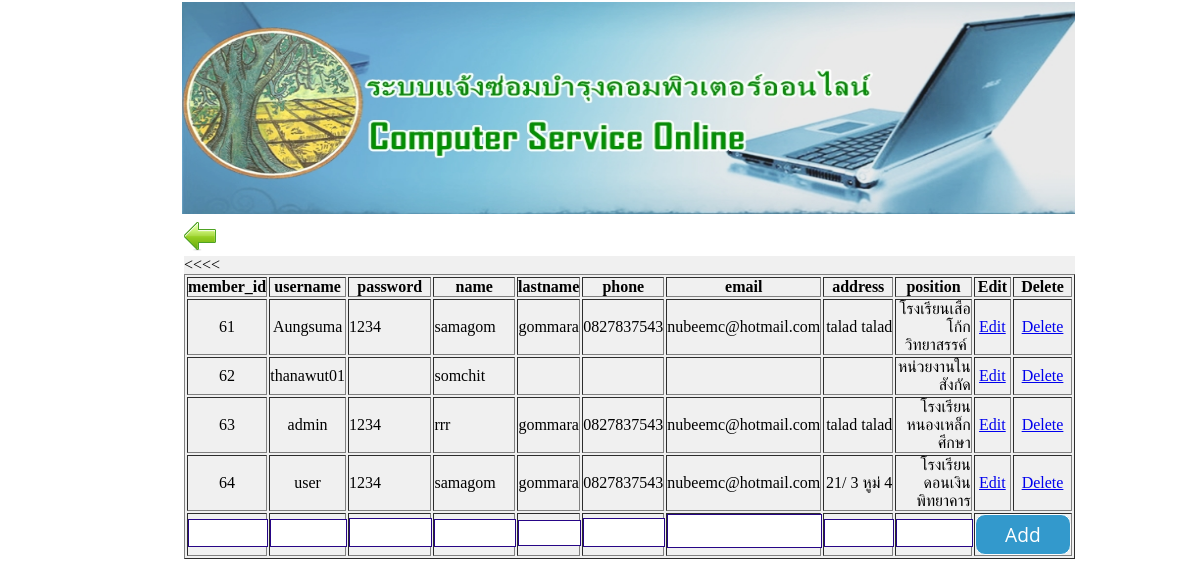
The app's page /Admin/memberlist.php, older data.
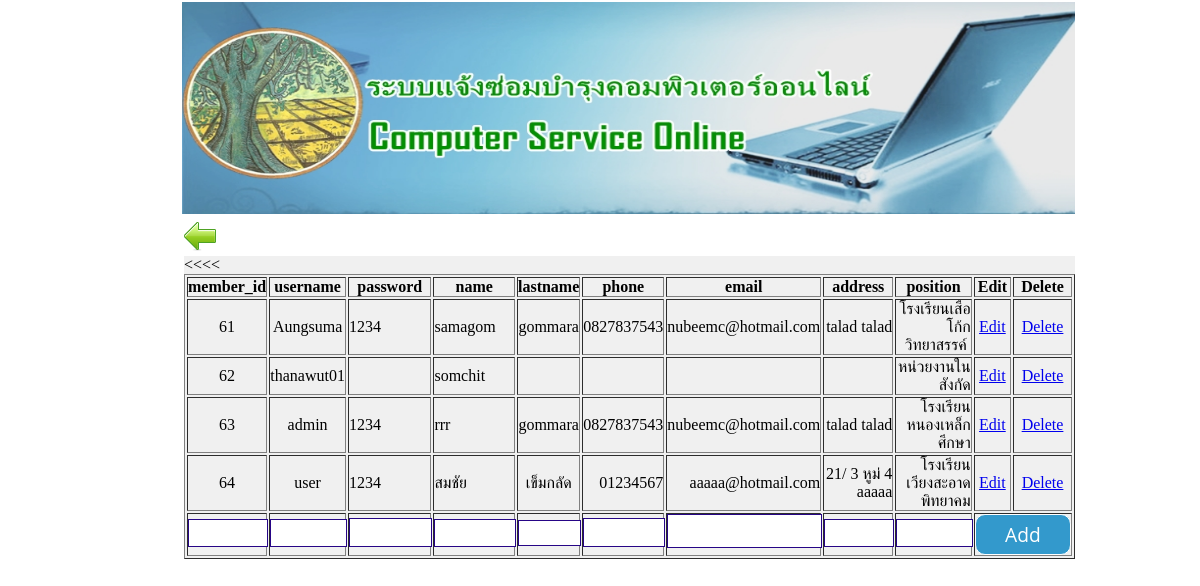
The same page, newer data.
### tables this page shows
CREATE TABLE `member_db` (
  `member_id` int(11) NOT NULL auto_increment,
  `username` varchar(100) NOT NULL,
  `password` varchar(100) NOT NULL,
  `name` varchar(100) NOT NULL,
  `lastname` varchar(100) NOT NULL,
  `phone` varchar(50) NOT NULL,
  `email` varchar(100) NOT NULL,
  `address` text NOT NULL,
  `sector` varchar(50) NOT NULL,
  `position` int(1) NOT NULL default '3',
  PRIMARY KEY  (`member_id`)
);

### Admin/memberlist.php (the view, shortened to what this page needs)
<!doctype html>
<html>
<head>
<link href="../css/login.css" rel="stylesheet" type="text/css" />
</head>
<body topmargin="0">
<table width="200" border="0" align="center">
  <tbody>
    <tr>
      <th colspan="2" scope="col"><img src="../Image/header2.jpg" width="100%" height="212" alt=""/></th>
    </tr>
    <tr>
      <td>
      <td width="657" rowspan="11" align="left" valign="top"><div class="tarang" id="">
        <a href="/project2/Admin/adminlogin.php"><p><img src="/project2/Image/icon left bar/Back.png" width="32" height="32" alt=""/></p></a>
		  <?php
	$strSQL = "SELECT * FROM member_db";
$objQuery = mysql_query($strSQL) or die ("Error Query [".$strSQL."]");
?>
        <div id="tarang">
          <form name="frmMain" method="post" action="<?php $_SERVER["PHP_SELF"];?>">
            <table width="891" border="1">
              <tr>
                <th width="75">member_id</th>
                <th width="75"> <div align="center">username </div></th>
                <th width="100"> <div align="center">password</div></th>
                <th width="100"> <div align="center">name</div></th>
                <th width="58"> <div align="center">lastname</div></th>
                <th width="39"> <div align="center">phone</div></th>
                <th width="89">email</th>
                <th width="86">address</th>
                <th width="84"> <div align="center">position</div></th>
                <th width="42"> <div align="center">Edit </div></th>
                <th width="73"> <div align="center">Delete </div></th>
              </tr>
              <?
while($objResult = mysql_fetch_array($objQuery))
{
?>
              <?php
	if($objResult["member_id"] == $_GET["MemID"] and $_GET["Action"] == "Edit")
	{
  ?>
              <tr>
                <td><div align="center">
                  <input type="text" name="member" size="5" value="<?php echo $objResult["member_id"];?>">						     	     <input type="hidden" name="hdnmember" size="5" value="<?php echo $objResult["member_id"];?>">
                </div></td>
                <td>
                  <input type="text" name="username" size="5" value="<?php echo $objResult["username"];?>">
                </td>
                <td><input type="text" name="password" size="20" value="<?php echo $objResult["password"];?>"></td>
                <td><input type="text" name="name" size="20" value="<?php echo $objResult["name"];?>"></td>
                <td><div align="center"><input type="text" name="lastname" size="2" value="<?php echo $objResult["lastname"];?>"></div></td>
                <td align="right"><input type="text" name="phone" size="5" value="<?php echo $objResult["phone"];?>"></td>
                <td align="right"><input type="text" name="email" size="5" value="<?php echo $objResult["email"];?>"></td>
                <td align="right"><input type="text" name="address" size="5" value="<?php echo $objResult["address"];?>"></td>
                <td align="right"><input type="text" name="sector" size="5" value="<?php echo $objResult["sector"];?>"></td>
                <td colspan="2" align="right"><div align="center">
                  <div align="center">
                    <input name="btnAdd" type="button" id="btnUpdate" value="Update" OnClick="frmMain.hdnCmd.value='Update';frmMain.submit();">
                    <input name="btnAdd" type="button" id="btnCancel" value="Cancel" OnClick="window.location='<?=$_SERVER["PHP_SELF"];?>';">
                </div></td>
              </tr>
              <?php
	}
  else
	{
  ?>
              <tr>
                <td><div align="center"><?php echo $objResult["member_id"];?></td>
                <td><div align="center"><?php echo $objResult["username"];?></div></td>
                <td><?php echo $objResult["password"];?></td>
                <td><?php echo $objResult["name"];?></td>
                <td><div align="center"><?php echo $objResult["lastname"];?></div></td>
                <td align="right"><?php echo $objResult["phone"];?></td>
                <td align="right"><?php echo $objResult["email"];?></td>
                <td align="right"><?php echo $objResult["address"];?></td>
                <td align="right"><?php echo $objResult["sector"];?></td>
                <<td align="center"><a href="<?=$_SERVER["PHP_SELF"];?>?Action=Edit&MemID=<?=$objResult["member_id"];?>">Edit</a></td>
                <td align="center"><a href="JavaScript:if(confirm('Confirm Delete?')==true){window.location='<?=$_SERVER["PHP_SELF"];?>?Action=Del&MemID=<?=$objResult["member_id"];?>';}">Delete</a></td>
              </tr>
              <?php
	}
  ?>
              <?php
}
?>
              <tr>
                <td><div align="center"><input type="text" name="member_id" size="5"></div></td>
                <td><input type="text" name="username" size="5"></td>
                <td><input type="text" name="password" size="20"></td>
                <td><input type="text" name="name" size="20"></td>
                <td><div align="center"><input type="text" name="lastname" size="2"></div></td>
                <td align="right"><input type="text" name="phone" size="5"></td>
                <td align="right"><input type="text" name="email" size="5"></td>
                <td align="right"><input type="text" name="address" size="5"></td>
                <td align="right"><input type="text" name="sector" size="5"></td>
                <td colspan="2" align="right"><div align="center">
                  <input name="btnAdd" type="button" id="btnAdd" value="Add" OnClick="frmMain.hdnCmd.value='Add';frmMain.submit();">
                </div></td>
              </tr>
            </table>
          </form>
      </div></td>
    </tr>
      <td height="19" colspan="2">&nbsp;</td>
  </tbody>
</table>
<p>&nbsp;</p>
<p>&nbsp;</p>
</body>
</html>

### css/login.css (style rules this page uses)
* { margin:0;padding:0; }
body { background-image: url(); background-repeat: repeat-x; background-attachment:fixed; background-color: #FFFFFF; position: absolute; left: 15%; }
form { background:#f0f0f0; }
input[type="Text"],input[type="password"] { width:92%; background:#fff; margin-bottom:4%; border:1px solid #260586; padding:4%; font-family:'Open Sans',sans-serif; font-size:95%; color:#555; }
input[type="button"],input[type="submit"] { width:100%; background:#3399cc; border:thin solid #FFFFFF; border-radius:10px; padding:6%; font-family:'Open Sans',sans-serif; font-size:120%; color:#fff; cursor:pointer; transition:background .3s; -webkit-transition:background .3s; }

Row changes from the older to the newer data that the page shows:
changed member_db "user": name "samagom" → "สมชัย"; lastname "gommara" → "เข็มกลัด"; phone "0827837543" → "01234567"; email "nubeemc@hotmail.com" → "aaaaa@hotmail.com"; address "21/ 3 หูม่ 4" → "21/ 3 หูม่ 4 aaaaa"; sector "โรงเรียนดอนเงินพิทยาคาร" → "โรงเรียนเวียงสะอาดพิทยาคม"
